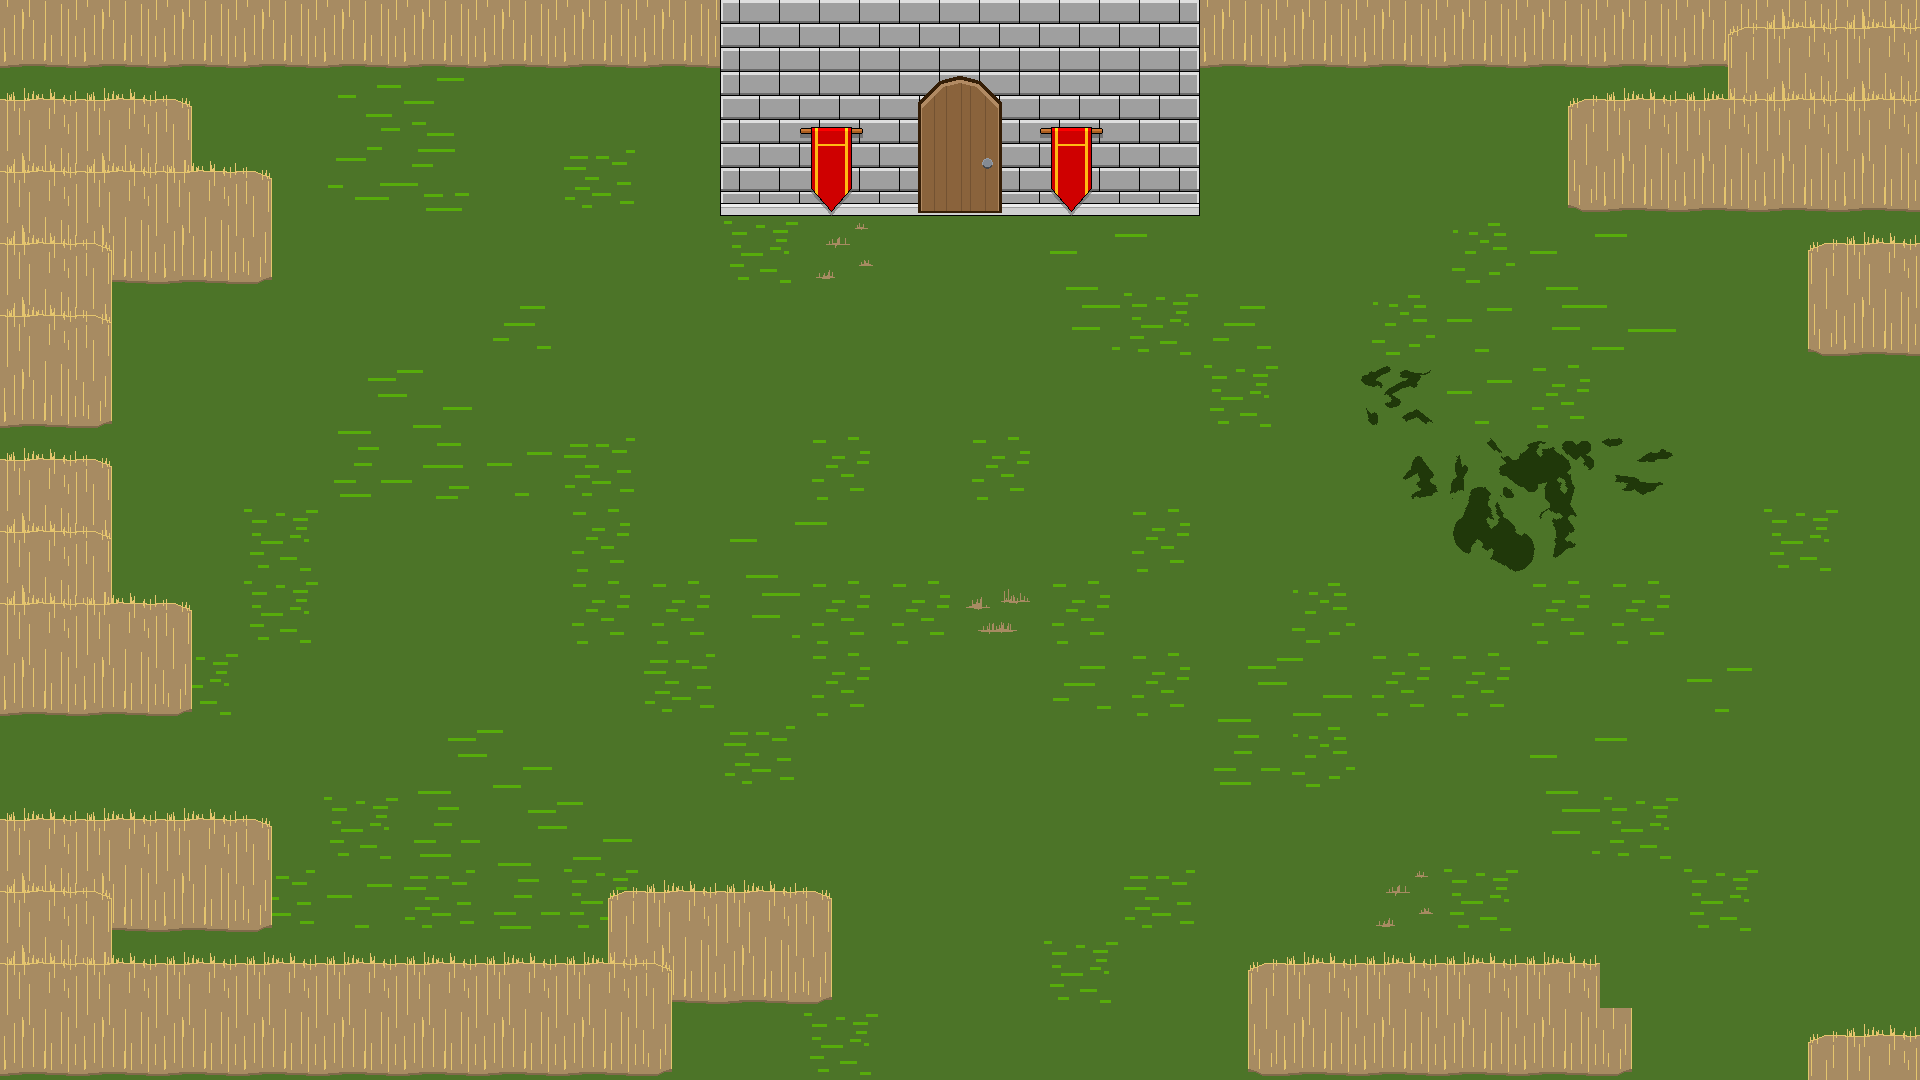

The image is a tile-based game level rendered from a .tmx file. Its description and source (layers, tilesets, objects; grid data summarised) follow:
An orthogonal 24x15 tile map with 80x72 px tiles, 4 tile layers (GRASS, TILE 1, TILE 1 Highgrass, Tile 1 Deco), 11 hidden layers not drawn, 7 tilesets.

<map version="1.0" orientation="orthogonal" renderorder="right-down" width="24" height="15" tilewidth="80" tileheight="72" nextobjectid="1">
 <tileset firstgid="1" name="FLOORS" tilewidth="160" tileheight="144" tilecount="10" columns="0">
  <tile id="0">
   <image width="80" height="72" source="tiles/floorB1.png" />
  </tile>
  <tile id="1">
   <image width="80" height="72" source="tiles/floorB2.png" />
  </tile>
  <tile id="2">
   <image width="80" height="72" source="tiles/floorB3.png" />
  </tile>
  <tile id="3">
   <image width="80" height="72" source="tiles/floorB4.png" />
  </tile>
  <tile id="4">
   <image width="80" height="72" source="tiles/StairDark.png" />
  </tile>
  <tile id="5">
   <image width="80" height="72" source="tiles/StairLight.png" />
  </tile>
  <tile id="6">
   <image width="80" height="72" source="tiles/BLACK.png" />
  </tile>
  <tile id="7">
   <image width="80" height="72" source="tiles/SkyBlue.png" />
  </tile>
  <tile id="8">
   <image width="160" height="144" source="tiles/FloorBBigDark.png" />
  </tile>
  <tile id="9">
   <image width="160" height="144" source="tiles/FloorBBigLight.png" />
  </tile>
 </tileset>
 <tileset firstgid="11" name="Walls" tilewidth="80" tileheight="72" tilecount="4" columns="0">
  <tile id="0">
   <image width="80" height="72" source="tiles/wall1.png" />
  </tile>
  <tile id="1">
   <image width="80" height="72" source="tiles/wall2.png" />
  </tile>
  <tile id="2">
   <image width="80" height="72" source="tiles/wall3.png" />
  </tile>
  <tile id="3">
   <image width="80" height="72" source="tiles/wall4.png" />
  </tile>
 </tileset>
 <tileset firstgid="15" name="DECO" tilewidth="320" tileheight="216" tilecount="13" columns="0">
  <tile id="0">
   <image width="80" height="100" source="tiles/candelabrum.png" />
  </tile>
  <tile id="1">
   <image width="63" height="89" source="tiles/flag.png" />
  </tile>
  <tile id="2">
   <image width="61" height="150" source="tiles/pillar.png" />
  </tile>
  <tile id="3">
   <image width="80" height="72" source="tiles/trap.png" />
  </tile>
  <tile id="4">
   <image width="320" height="216" source="tiles/Entrance.png" />
  </tile>
  <tile id="5">
   <image width="80" height="72" source="tiles/ShadowHalf.png" />
  </tile>
  <tile id="6">
   <image width="80" height="72" source="tiles/ShadowFull.png" />
  </tile>
  <tile id="7">
   <image width="80" height="72" source="tiles/ShadowHalfLeft.png" />
  </tile>
  <tile id="8">
   <image width="80" height="72" source="tiles/ShadowHalfRight.png" />
  </tile>
  <tile id="9">
   <image width="160" height="144" source="tiles/Statue_Hero.png" />
  </tile>
  <tile id="10">
   <image width="160" height="144" source="tiles/Statue_Hero_Broken.png" />
  </tile>
  <tile id="11">
   <image width="160" height="144" source="tiles/Door_Archaic.png" />
  </tile>
  <tile id="12">
   <image width="160" height="144" source="tiles/Door_Basic.png" />
  </tile>
 </tileset>
 <tileset firstgid="28" name="castletileset" tilewidth="80" tileheight="72" tilecount="32" columns="4">
  <image source="tiles/castletileset.png" width="320" height="576" />
 </tileset>
 <tileset firstgid="60" name="Grass" tilewidth="160" tileheight="144" tilecount="23" columns="0">
  <tile id="0">
   <image width="80" height="72" source="tiles/GreenLands/Grass1.png" />
  </tile>
  <tile id="1">
   <image width="80" height="72" source="tiles/GreenLands/Grass2.png" />
  </tile>
  <tile id="2">
   <image width="80" height="72" source="tiles/GreenLands/Grass3.png" />
  </tile>
  <tile id="3">
   <image width="80" height="72" source="tiles/GreenLands/Grass4.png" />
  </tile>
  <tile id="4">
   <image width="80" height="72" source="tiles/GreenLands/GrassToTile.png" />
  </tile>
  <tile id="5">
   <image width="80" height="72" source="tiles/GreenLands/TileToGrass.png" />
  </tile>
  <tile id="6">
   <image width="160" height="144" source="tiles/GreenLands/BigGrass1.png" />
  </tile>
  <tile id="7">
   <image width="160" height="144" source="tiles/GreenLands/BigGrass2.png" />
  </tile>
  <tile id="8">
   <image width="160" height="144" source="tiles/GreenLands/BigGrass3.png" />
  </tile>
  <tile id="9">
   <image width="160" height="144" source="tiles/GreenLands/BigMoss1.png" />
  </tile>
  <tile id="10">
   <image width="160" height="144" source="tiles/GreenLands/BigMoss2.png" />
  </tile>
  <tile id="11">
   <image width="80" height="72" source="tiles/GreenLands/GrassGeneric.png" />
  </tile>
  <tile id="12">
   <image width="80" height="72" source="tiles/GreenLands/GrassMoss1.png" />
  </tile>
  <tile id="13">
   <image width="80" height="72" source="tiles/GreenLands/GrassMoss2.png" />
  </tile>
  <tile id="14">
   <image width="80" height="72" source="tiles/GreenLands/GrassMoss3.png" />
  </tile>
  <tile id="15">
   <image width="80" height="72" source="tiles/GreenLands/GrassMoss4.png" />
  </tile>
  <tile id="16">
   <image width="80" height="72" source="tiles/GreenLands/Tuft1.png" />
  </tile>
  <tile id="17">
   <image width="80" height="72" source="tiles/GreenLands/Tuft2.png" />
  </tile>
  <tile id="18">
   <image width="160" height="144" source="tiles/GreenLands/BigGrass1.png" />
  </tile>
  <tile id="19">
   <image width="160" height="144" source="tiles/GreenLands/BigGrass2.png" />
  </tile>
  <tile id="20">
   <image width="160" height="144" source="tiles/GreenLands/BigGrass3.png" />
  </tile>
  <tile id="21">
   <image width="80" height="72" source="tiles/GreenLands/Grass5.png" />
  </tile>
  <tile id="22">
   <image width="80" height="72" source="tiles/GreenLands/Grass6.png" />
  </tile>
 </tileset>
 <tileset firstgid="83" name="EdgeGrass" tilewidth="80" tileheight="72" tilecount="6" columns="0">
  <tile id="0">
   <image width="80" height="72" source="tiles/GreenLands/EdgeHighGrassBottom.png" />
  </tile>
  <tile id="1">
   <image width="80" height="72" source="tiles/GreenLands/EdgeHighGrassLeftBottom.png" />
  </tile>
  <tile id="2">
   <image width="80" height="72" source="tiles/GreenLands/EdgeHighGrassLeftTop.png" />
  </tile>
  <tile id="3">
   <image width="80" height="72" source="tiles/GreenLands/EdgeHighGrassRightBottom.png" />
  </tile>
  <tile id="4">
   <image width="80" height="72" source="tiles/GreenLands/EdgeHighGrassRightTop.png" />
  </tile>
  <tile id="5">
   <image width="80" height="72" source="tiles/GreenLands/EdgeHighGrassTop.png" />
  </tile>
 </tileset>
 <tileset firstgid="89" name="Horizon" tilewidth="80" tileheight="72" tilecount="7" columns="0">
  <tile id="0">
   <image width="80" height="72" source="tiles/Horizon/Horizon.png" />
  </tile>
  <tile id="1">
   <image width="80" height="72" source="tiles/Horizon/HorizonToSky.png" />
  </tile>
  <tile id="2">
   <image width="80" height="72" source="tiles/Horizon/Mountain1.png" />
  </tile>
  <tile id="3">
   <image width="80" height="72" source="tiles/Horizon/Mountain2.png" />
  </tile>
  <tile id="4">
   <image width="80" height="72" source="tiles/Horizon/Mountain3.png" />
  </tile>
  <tile id="5">
   <image width="80" height="72" source="tiles/Horizon/Mountain4.png" />
  </tile>
  <tile id="6">
   <image width="80" height="72" source="tiles/SkyBlue.png" />
  </tile>
 </tileset>
 <layer name="GRASS" width="24" height="15">
  <data>[360 cells, 360 non-empty, 1 distinct tile ids]</data>
 </layer>
 <layer name="TILE 1" width="24" height="15">
  <data>[360 cells, 141 non-empty, 21 distinct tile ids]</data>
 </layer>
 <layer name="TILE 1 Highgrass" width="24" height="15">
  <data>[360 cells, 78 non-empty, 11 distinct tile ids]</data>
 </layer>
 <layer name="TILE 2" width="24" height="15" visible="0">
  <data>[360 cells, 87 non-empty, 20 distinct tile ids]</data>
 </layer>
 <layer name="Copy of TILE 2" width="24" height="15" visible="0">
  <data>[360 cells, 86 non-empty, 19 distinct tile ids]</data>
 </layer>
 <layer name="Tule 2 HighGrass" width="24" height="15" visible="0">
  <data>[360 cells, 17 non-empty, 5 distinct tile ids]</data>
 </layer>
 <layer name="TILE 3" width="24" height="15" visible="0">
  <data>[360 cells, 85 non-empty, 5 distinct tile ids]</data>
 </layer>
 <layer name="Copy of TILE 3" width="24" height="15" visible="0">
  <data>[360 cells, 81 non-empty, 4 distinct tile ids]</data>
 </layer>
 <layer name="TILE 3 Highgrass" width="24" height="15" visible="0">
  <data>[360 cells, 123 non-empty, 11 distinct tile ids]</data>
 </layer>
 <layer name="Copy of TILE 2" width="24" height="15" visible="0">
  <data>[360 cells, 87 non-empty, 20 distinct tile ids]</data>
 </layer>
 <layer name="Copy of Tule 2 HighGrass" width="24" height="15" visible="0">
  <data>[360 cells, 17 non-empty, 5 distinct tile ids]</data>
 </layer>
 <layer name="TILE 5" width="24" height="15" visible="0">
  <data>[360 cells, 129 non-empty, 21 distinct tile ids]</data>
 </layer>
 <layer name="Copy of TILE 5" width="24" height="15" visible="0">
  <data>[360 cells, 127 non-empty, 20 distinct tile ids]</data>
 </layer>
 <layer name="Tile 5 Highgrass" width="24" height="15" visible="0">
  <data>[360 cells, 100 non-empty, 3 distinct tile ids]</data>
 </layer>
 <layer name="Tile 1 Deco" width="24" height="15">
  <data>[360 cells, 3 non-empty, 2 distinct tile ids]</data>
 </layer>
</map>
